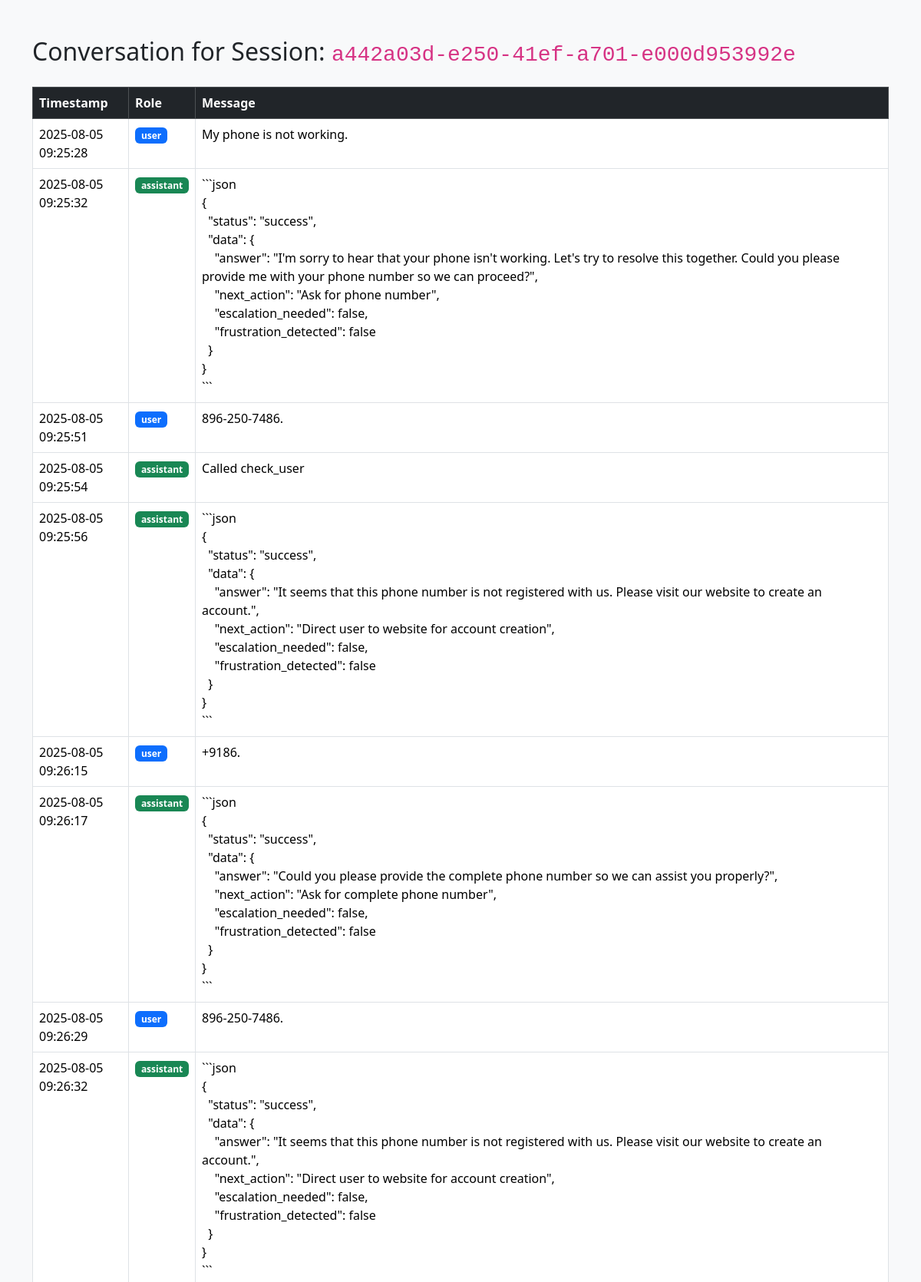
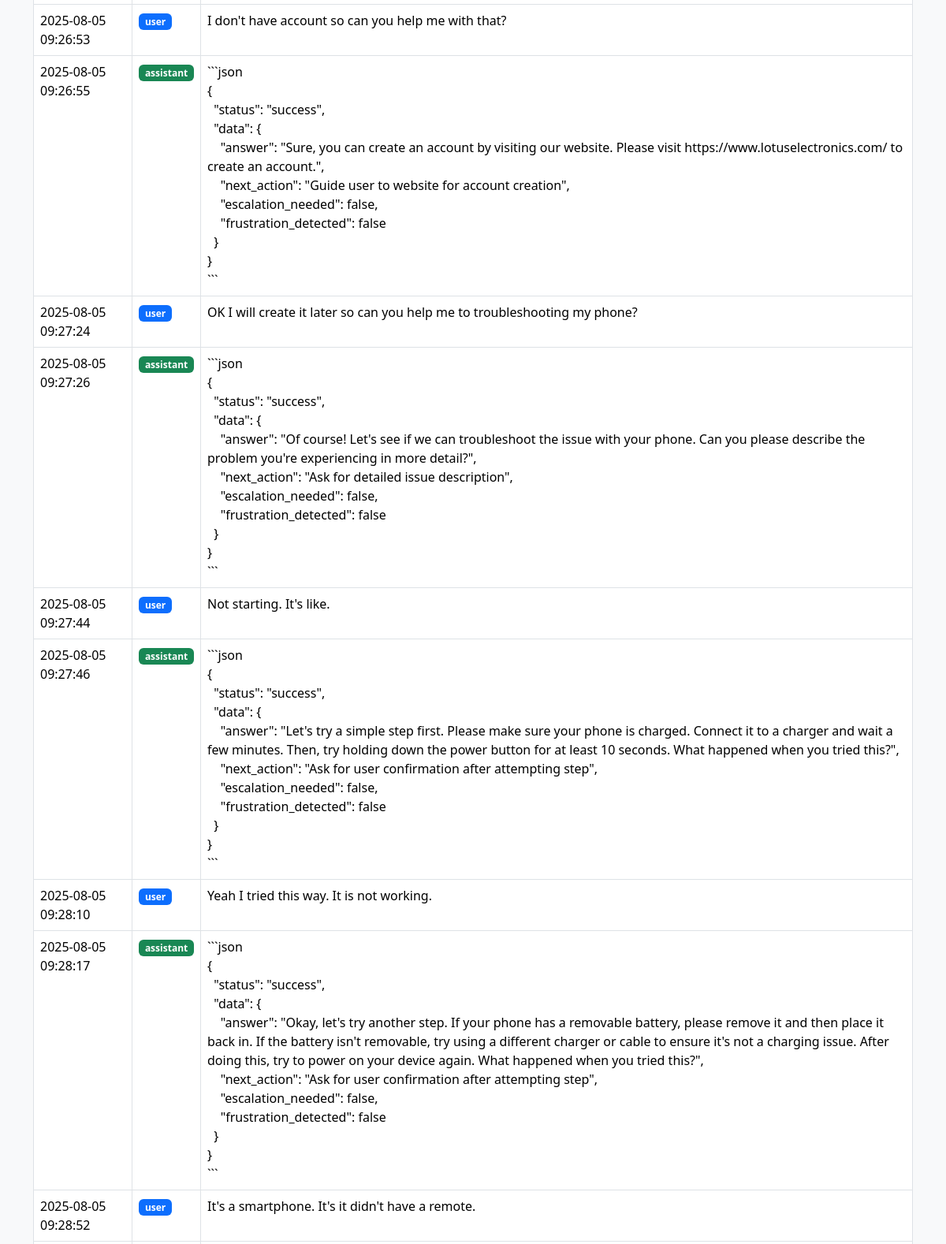
The app's page /admin/conversations/a442a03d-e250-41ef-a701-e000d953992e (signed in, upper part) with its own data (2 pictures, top to bottom).
### tables this page shows
CREATE TABLE history (
            id INTEGER PRIMARY KEY AUTOINCREMENT,
            session_id TEXT NOT NULL,
            role TEXT NOT NULL,
            content TEXT NOT NULL,
            tool_name TEXT,
            tool_args TEXT,
            tool_response TEXT,
            timestamp TIMESTAMP DEFAULT CURRENT_TIMESTAMP,
            message_index INTEGER,
            FOREIGN KEY (session_id) REFERENCES session(session_id)
        );

### app.py (the view)
@app.get("/admin/conversations/{session_id}")
async def view_conversation(request: Request, session_id: str):
    if not request.session.get("admin_logged_in"):
        return RedirectResponse(url="/admin", status_code=303)
    conn = sqlite3.connect("chat_history.db")
    conn.row_factory = sqlite3.Row
    c = conn.cursor()
    c.execute("""
        SELECT role, content, timestamp FROM history
        WHERE session_id = ?
        ORDER BY timestamp ASC
    """, (session_id,))
    messages = c.fetchall()
    conn.close()
    return templates.TemplateResponse("admin_view_conversation.html", {
        "request": request,
        "session_id": session_id,
        "messages": messages
    })

### templates/admin_view_conversation.html (shortened to what this page needs)
<!DOCTYPE html>
<html lang="en">
<head>
    <link href="https://cdn.jsdelivr.net/npm/bootstrap@5.3.3/dist/css/bootstrap.min.css" rel="stylesheet">
</head>
<body class="bg-light">
    <div class="container py-5">
        <h2 class="mb-4">Conversation for Session: <code>{{ session_id }}</code></h2>
        <table class="table table-bordered table-hover bg-white">
            <thead class="table-dark">
                <tr>
                    <th scope="col">Timestamp</th>
                    <th scope="col">Role</th>
                    <th scope="col">Message</th>
                </tr>
            </thead>
            <tbody>
                {% for msg in messages %}
                <tr>
                    <td>{{ msg.timestamp }}</td>
                    <td><span class="badge {% if msg.role == 'user' %}bg-primary{% elif msg.role == 'assistant' %}bg-success{% else %}bg-secondary{% endif %}">{{ msg.role }}</span></td>
                    <td style="white-space: pre-wrap;">{{ msg.content }}</td>
                </tr>
                {% endfor %}
            </tbody>
        </table>
    </div>
</body>
</html>

### records on screen
history: timestamp "2025-08-05 09:25:28", role "user", content "My phone is not working."
history: timestamp "2025-08-05 09:25:32", role "assistant", content "```json { \"status\": \"success\", \"data\": { \"answer\": \"I'm sorry to hear that your phone isn't working. Let's try to resolve this together. Could you please provide me with your phone number so we can proceed?\", \"next_action\": \"Ask for phone number\", \"escalation_needed\": false, \"frustration_detected\": false } } ```"
history: timestamp "2025-08-05 09:25:51", role "user", content "896-250-7486."
history: timestamp "2025-08-05 09:25:54", role "assistant", content "Called check_user"
history: timestamp "2025-08-05 09:25:56", role "assistant", content "```json { \"status\": \"success\", \"data\": { \"answer\": \"It seems that this phone number is not registered with us. Please visit our website to create an account.\", \"next_action\": \"Direct user to website for account creation\", \"escalation_needed\": false, \"frustration_detected\": false } } ```"
history: timestamp "2025-08-05 09:26:15", role "user", content "+9186."
history: timestamp "2025-08-05 09:26:17", role "assistant", content "```json { \"status\": \"success\", \"data\": { \"answer\": \"Could you please provide the complete phone number so we can assist you properly?\", \"next_action\": \"Ask for complete phone number\", \"escalation_needed\": false, \"frustration_detected\": false } } ```"
history: timestamp "2025-08-05 09:26:29", role "user", content "896-250-7486."
history: timestamp "2025-08-05 09:26:32", role "assistant", content "```json { \"status\": \"success\", \"data\": { \"answer\": \"It seems that this phone number is not registered with us. Please visit our website to create an account.\", \"next_action\": \"Direct user to website for account creation\", \"escalation_needed\": false, \"frustration_detected\": false } } ```"
history: timestamp "2025-08-05 09:26:53", role "user", content "I don't have account so can you help me with that?"
history: timestamp "2025-08-05 09:26:55", role "assistant", content "```json { \"status\": \"success\", \"data\": { \"answer\": \"Sure, you can create an account by visiting our website. Please visit https://www.lotuselectronics.com/ to create an account.\", \"next_action\": \"Guide user to website for account creation\", \"escalation_needed\": false, \"frustration_detected\": false } } ```"
history: timestamp "2025-08-05 09:27:24", role "user", content "OK I will create it later so can you help me to troubleshooting my phone?"
history: timestamp "2025-08-05 09:27:26", role "assistant", content "```json { \"status\": \"success\", \"data\": { \"answer\": \"Of course! Let's see if we can troubleshoot the issue with your phone. Can you please describe the problem you're experiencing in more detail?\", \"next_action\": \"Ask for detailed issue description\", \"escalation_needed\": false, \"frustration_detected\": false } } ```"
history: timestamp "2025-08-05 09:27:44", role "user", content "Not starting. It's like."
history: timestamp "2025-08-05 09:27:46", role "assistant", content "```json { \"status\": \"success\", \"data\": { \"answer\": \"Let's try a simple step first. Please make sure your phone is charged. Connect it to a charger and wait a few minutes. Then, try holding down the power button for at least 10 seconds. What happened when you tried this?\", \"next_action\": \"Ask for user confirmation after attempting step\", \"escalation_needed\": false, \"frustration_detected\": false } } ```"
history: timestamp "2025-08-05 09:28:10", role "user", content "Yeah I tried this way. It is not working."
history: timestamp "2025-08-05 09:28:17", role "assistant", content "```json { \"status\": \"success\", \"data\": { \"answer\": \"Okay, let's try another step. If your phone has a removable battery, please remove it and then place it back in. If the battery isn't removable, try using a different charger or cable to ensure it's not a charging issue. After doing this, try to power on your device again. What happened when you tried this?\", \"next_action\": \"Ask for user confirmation after attempting step\", \"escalation_needed\": false, \"frustration_detected\": false } } ```"
history: timestamp "2025-08-05 09:28:52", role "user", content "It's a smartphone. It's it didn't have a remote."

### other values on screen
{{ session_id }} "a442a03d-e250-41ef-a701-e000d953992e"
